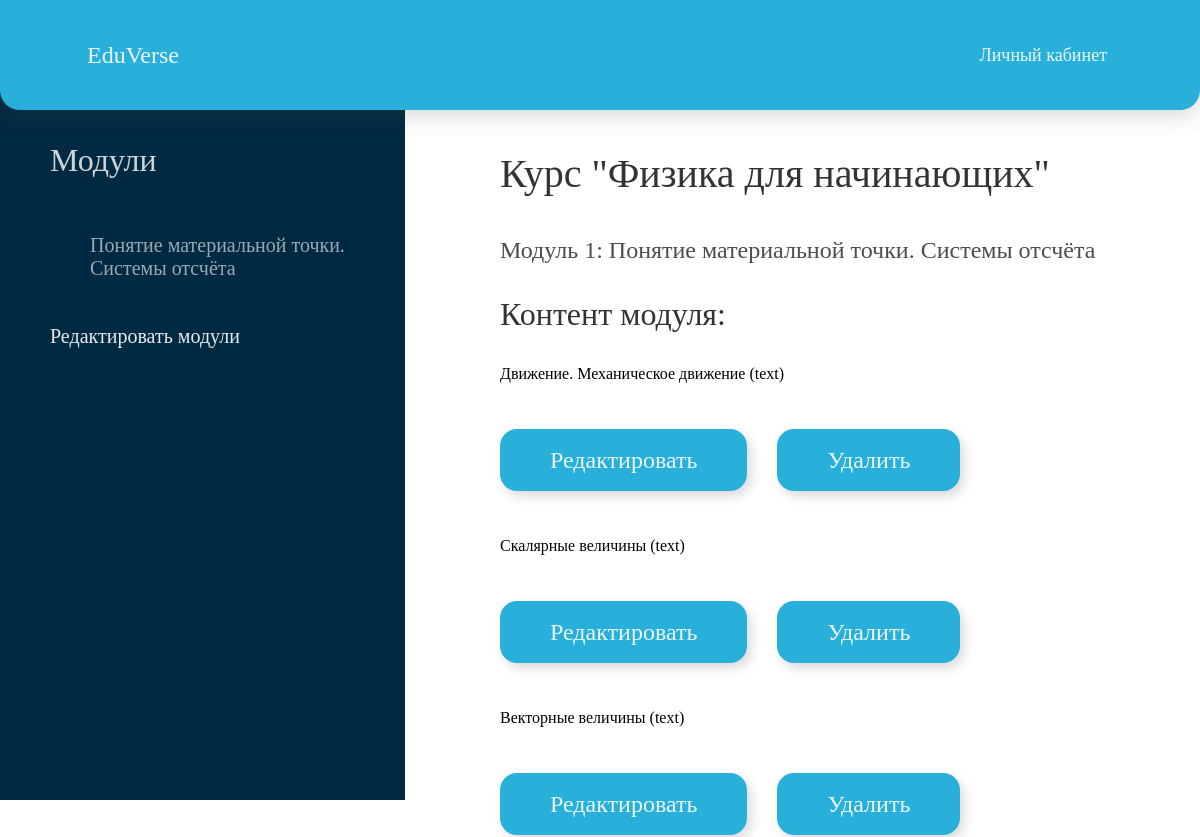
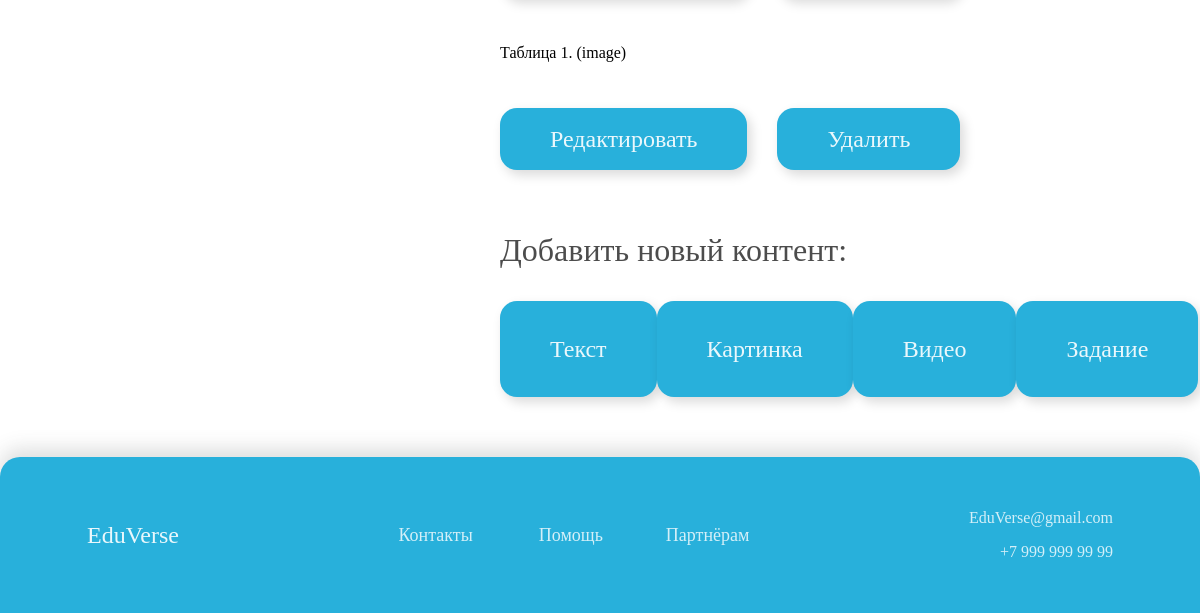
The app's page /course/module/30/ (signed in), older data (2 pictures, top to bottom).
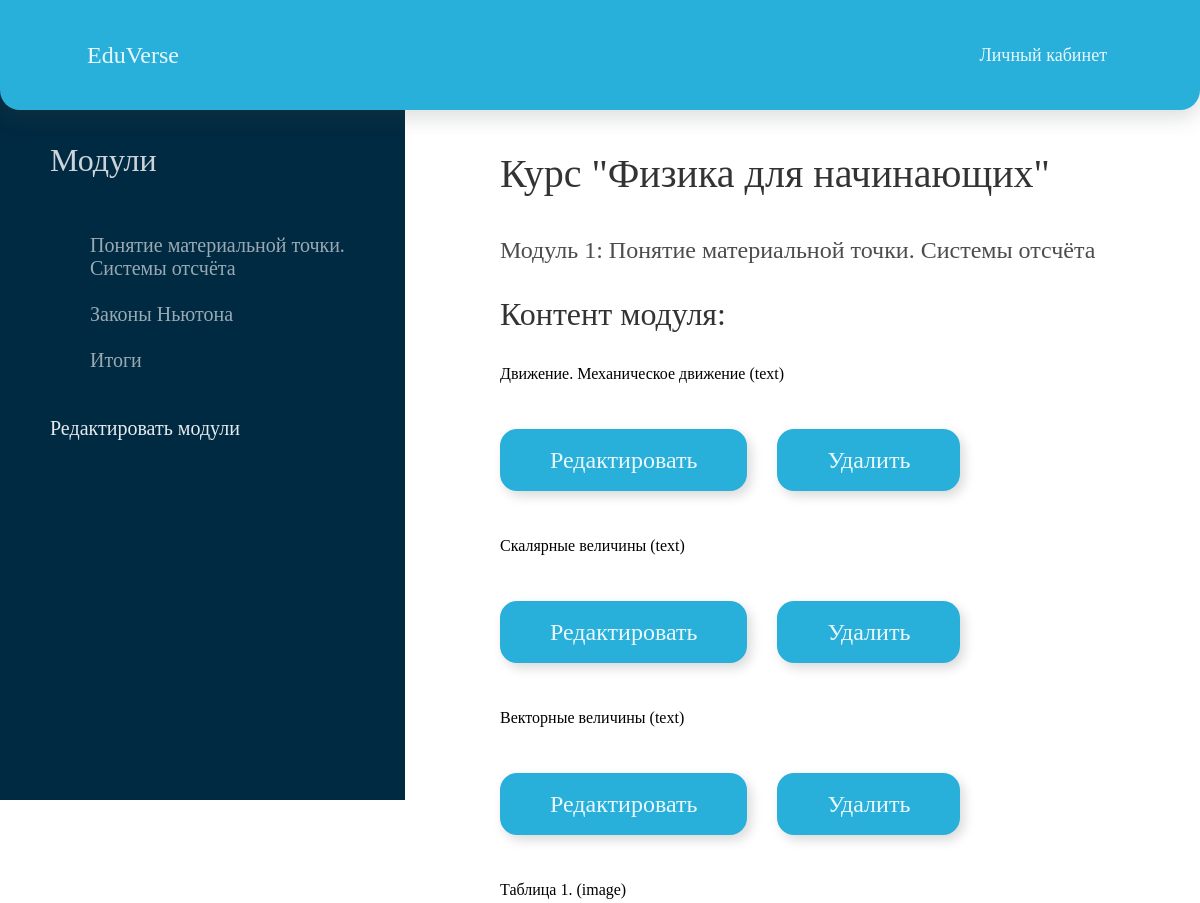
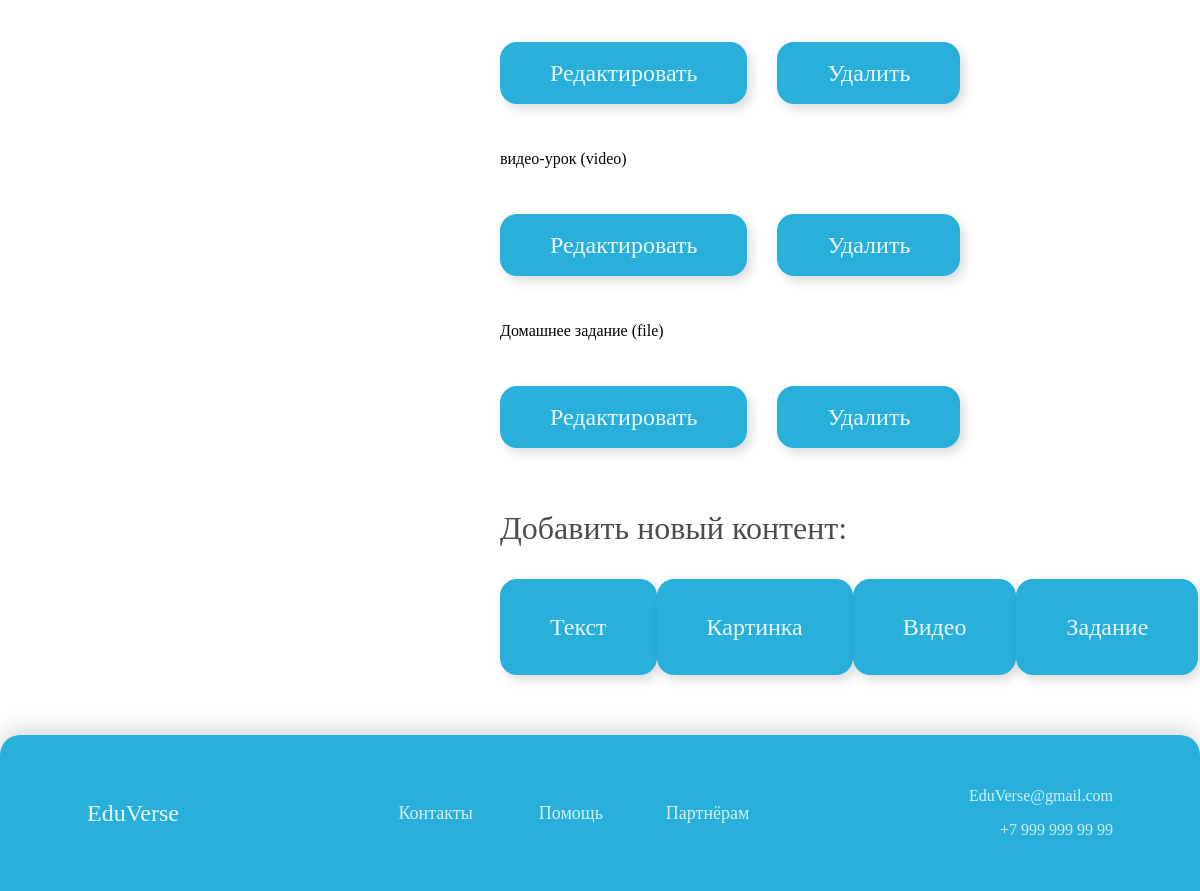
The same page, newer data (2 pictures, top to bottom).
### courses/models.py (models this page shows, shortened)
class Module(models.Model):
    course = models.ForeignKey(Course,
                               related_name='modules',
                               on_delete=models.CASCADE)
    title = models.CharField(max_length=200)
    description = models.TextField(blank=True)
    order = OrderField(blank=True, for_fields=['course'])
    class Meta:
        ordering = ['order']

class Content(models.Model):
    module = models.ForeignKey(Module,
                               related_name='contents',
                               on_delete=models.CASCADE)
    content_type = models.ForeignKey(ContentType,
                                     on_delete=models.CASCADE,
                                     limit_choices_to={'model__in':(
                                     'text',
                                     'video',
                                     'image',
                                     'file')})
    object_id = models.PositiveIntegerField()
    item = GenericForeignKey('content_type', 'object_id')
    order = OrderField(blank=True, for_fields=['module'])
    class Meta:
        ordering = ['order']

class ItemBase(models.Model):
    owner = models.ForeignKey(User,
                              related_name='%(class)s_related',
                              on_delete=models.CASCADE)
    title = models.CharField(max_length=250)
    created = models.DateTimeField(auto_now_add=True)
    updated = models.DateTimeField(auto_now=True)
    class Meta:
        abstract = True
    def __str__(self):
        return self.title

class Text(ItemBase):
    content = models.TextField()

class Image(ItemBase):
    file = models.FileField(upload_to='images')

class Video(ItemBase):
    url = models.URLField()

class File(ItemBase):
    file = models.FileField(upload_to='files')
    content = models.TextField(blank=True)

### courses/views.py (the view)
class ModuleContentListView(TemplateResponseMixin, View):
    template_name = 'courses/manage/module/content_list.html'
    def get(self, request, module_id):
        module = get_object_or_404(Module,
                                   id=module_id,
                                   course__owner=request.user)
        return self.render_to_response({'module': module})

### courses/templatetags/course.py (called while the page is built)
@register.filter
def model_name(obj):
    try:
        return obj._meta.model_name
    except AttributeError:
        return None

### courses/templates/courses/manage/module/content_list.html (shortened to what this page needs)
{% extends "base.html" %}
{% load course %}
{% block content %}
{% with course=module.course %}
  <div class="contents">
    <div class="side_bar_module"></div>
      <div class="side_bar_module_content">
    <p class="h2" style="color: rgba(255, 255, 255, 0.80);
font-family: Gilroy;
font-size: 32px;">Модули</p>
    <ul id="modules">
      {% for m in course.modules.all %}
        <li class="lessons" data-id="{{ m.id }}" {% if m == module %}class="selected"{% endif %}>
          <a style="color: rgba(255, 255, 255, 0.60); font-size: 20px;" href='{% url "course:module_content_list" m.id %}'>
            <br>
            {{ m.title }}
          </a>
        </li>
      {% empty %}
        <li>Ни одного модуля не создано</li>
      {% endfor %}
    </ul>
    <p style="margin-top: 45px;"><a style="color: rgba(255,255,255,0.9); font-size: 20px; " href='{% url "course:course_module_update" course.id %}'>
    Редактировать модули</a></p>
  </div>
  </div>
</div>
  <div class="module_content">
    <p class="h1">Курс "{{ course.title }}"</p>
    <p class="h2" style="font-size: 24px;">Модуль {{ module.order|add:1 }}: {{ module.title }}</p>
    <p class="h1" style="font-size: 32px;">Контент модуля:</p>
    <div id="module-contents">
      {% for content in module.contents.all %}
        <div data-id="{{ content.id }}">
          {% with item=content.item %}
            <p>{{ item }} ({{ item|model_name }})</p>
          <div style="display: flex;">
          <a class="standart_btn" style="height:28px; margin-right: 30px;margin-bottom:30px; margin-top:30px;" href='{% url "course:module_content_update" module.id item|model_name item.id %}'>
              Редактировать
            </a>
            <form action='{% url "course:module_content_delete" content.id %}' method="post">
              <input style="margin-top: 30px;" class="standart_btn" type="submit" value="Удалить">
            </form>
          </div>
            {% endwith %}
        </div>
      {% empty %}
        <p>У этого модуля пока нет контента :(</p>
      {% endfor %}
    </div>
    <p class="h2" style="font-size: 32px;">Добавить новый контент:</p>
    <div class="content-types">
        <a class="standart_btn" href='{% url "course:module_content_create" module.id "text" %}'>Текст</a>
        <a class="standart_btn" href='{% url "course:module_content_create" module.id "image" %}'>Картинка</a>
        <a class="standart_btn" href='{% url "course:module_content_create" module.id "video" %}'>Видео</a>
        <a class="standart_btn" href='{% url "course:module_content_create" module.id "file" %}'>Задание</a>
    </div>
  </div>
{% endwith %}
{% endblock %}

Row changes from the older to the newer data that the page shows:
added Module: title "Законы Ньютона"
added Module: title "Итоги"
added Content: item "видео-урок", item|model_name "video"
added Content: item "Домашнее задание", item|model_name "file"
